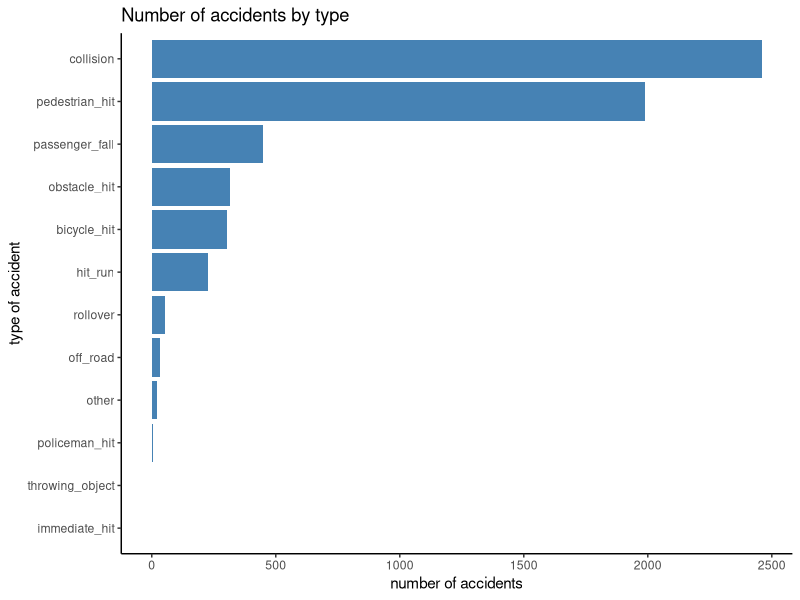
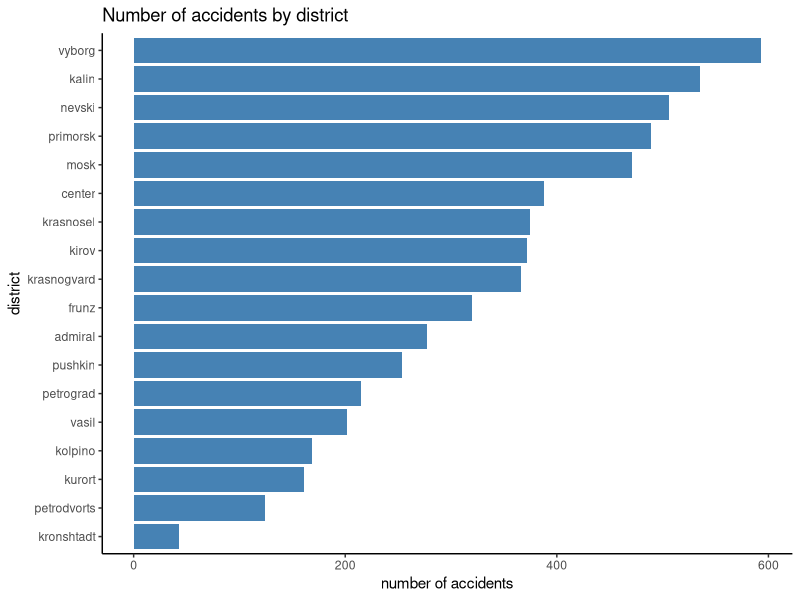

Recreate these plots in R, in order.
# Exploratory data analysis -----------------------------------------------

# prerequisite packages

library(dplyr)
library(ggplot2)

# read data

clean_data <- read.csv("clean_data.csv")
clean_data <- clean_data %>% select(-X)
head(clean_data, 10)

# histogram of accidents by the type of accident

dtpv <- clean_data %>% select(dtpv) %>% mutate(count = 1) %>% group_by(dtpv) %>% 
    summarise(count = sum(count)) %>% arrange(desc(count))

ggplot(dtpv) +
    theme_classic() +
    geom_col(aes(x = reorder(dtpv, count), y = count), fill = "steelblue") +
    coord_flip() + xlab("type of accident") + ylab("number of accidents") +
    ggtitle("Number of accidents by type")

# histogram of accidents by district

district <- clean_data %>% select(district) %>% mutate(count = 1) %>% 
    group_by(district) %>% summarise(count = sum(count)) %>% arrange(desc(count))

ggplot(district) +
    theme_classic() +
    geom_col(aes(x = reorder(district, count), y = count), fill = "steelblue") +
    coord_flip() + xlab("district") + ylab("number of accidents") +
    ggtitle("Number of accidents by district")

# histogram of accidents by driving mode after accident

driving_mode <- clean_data %>% select(driving_mode) %>% mutate(count = 1) %>% 
    group_by()